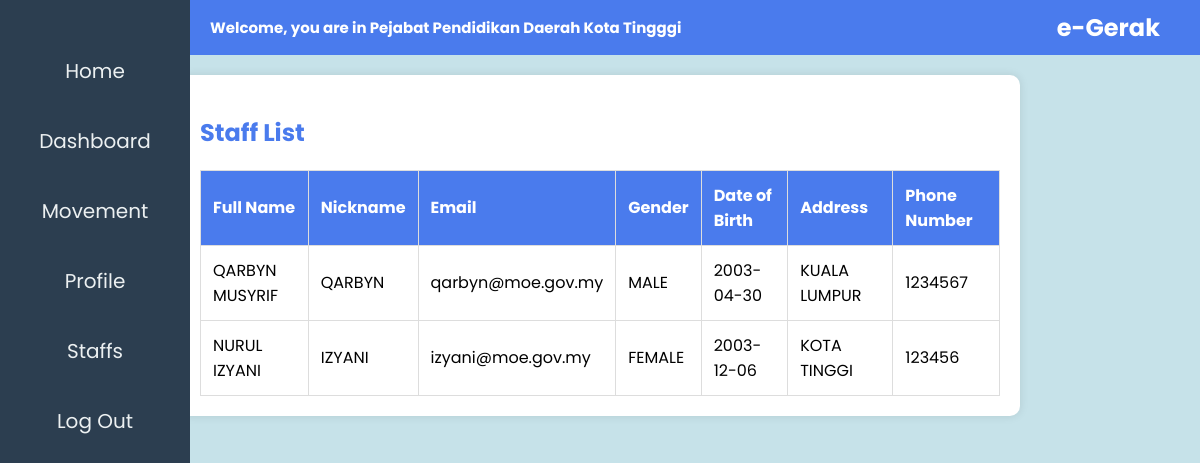
Screenshot of /staff/stafflist.php (signed in) with the database file from the repository.
### tables this page shows
CREATE TABLE `tblstaff` (
  `staff_id` int NOT NULL,
  `StaffFullName` varchar(200) DEFAULT NULL,
  `StaffNickname` varchar(150) DEFAULT NULL,
  `StaffEmail` varchar(200) DEFAULT NULL,
  `StaffPassword` varchar(300) DEFAULT NULL,
  `StaffGender` varchar(1100) DEFAULT NULL,
  `StaffDOB` varchar(100) DEFAULT NULL,
  `StaffAddress` varchar(255) DEFAULT NULL,
  `StaffPhoneNo` char(20) DEFAULT NULL,
  `StaffPicProfile` varchar(200) DEFAULT NULL
);

### staff/stafflist.php (the view, shortened to what this page needs)
<?php
include('../config.php');
$sql = "SELECT * FROM tblstaff";
$result = $conn->query($sql);
?>
<!DOCTYPE html>
<html lang="en">
<head>
    <link rel="stylesheet" href="https://cdnjs.cloudflare.com/ajax/libs/font-awesome/5.15.1/css/all.min.css" />
</head>
<body>
    <?php include('includestaff\staffheader.php'); ?>
    <?php include('includestaff/leftnavbar.php'); ?>
    <main>
        <h2>Staff List</h2>
        <table>
            <thead>
                <tr>
                    <th>Full Name</th>
                    <th>Nickname</th>
                    <th>Email</th>
                    <th>Gender</th>
                    <th>Date of Birth</th>
                    <th>Address</th>
                    <th>Phone Number</th>
                </tr>
            </thead>
            <tbody>
                <?php
                while ($row = $result->fetch_assoc()) {
                    echo "<tr>";
                    echo "<td>" . (isset($row['StaffFullName']) ? $row['StaffFullName'] : '') . "</td>";
                    echo "<td>" . (isset($row['StaffNickname']) ? $row['StaffNickname'] : '') . "</td>";
                    echo "<td>" . (isset($row['StaffEmail']) ? $row['StaffEmail'] : '') . "</td>";
                    echo "<td>" . (isset($row['StaffGender']) ? $row['StaffGender'] : '') . "</td>";
                    echo "<td>" . (isset($row['StaffDOB']) ? $row['StaffDOB'] : '') . "</td>";
                    echo "<td>" . (isset($row['StaffAddress']) ? $row['StaffAddress'] : '') . "</td>";
                    echo "<td>" . (isset($row['StaffPhoneNo']) ? $row['StaffPhoneNo'] : '') . "</td>";
                    echo "</tr>";
                }
                ?>
            </tbody>
        </table>
    </main>
</body>
</html>

### staff/includestaff/staffheader.php (shortened to what this page needs)
<!DOCTYPE html>
<html lang="en">
<head>
</head>
<body>
    <div class="header">
        <p>Welcome, you are in Pejabat Pendidikan Daerah Kota Tingggi</p>
        <h2>e-Gerak</h2>
    </div>
</body>
</html>

### staff/includestaff/leftnavbar.php (shortened to what this page needs)
<nav class="left-navbar">
    <ul>
        <li><a href="../index.php">Home</li>
        <li><a href="staffdashboard.php">Dashboard</li>
        <li><a href="staffmovement.php">Movement</a></li>
        <li><a href="staffprofile.php">Profile</a></li>
        <li><a href="stafflist.php">Staffs</a></li>
        <li><a href="../logout.php">Log Out</a></li>
    </ul>
</nav>

### staff/stafflist.php (style rules this page uses)
body { background-color: #c6e2e9; margin: 0; padding: 0; font-family: "Poppins", sans-serif; }
main { max-width: 800px; margin: 20px auto; padding: 20px; background-color: #fff; border-radius: 10px; box-shadow: 0 0 10px rgba(0, 0, 0, 0.1); }
h2 { color: #4a7bed; }
table { width: 100%; border-collapse: collapse; margin-top: 20px; }
th, td { padding: 12px; text-align: left; border: 1px solid #ddd; }
th { background-color: #4a7bed; color: #fff; }

### staff/includestaff/staffheader.php (style rules this page uses)
body { margin: 0; padding: 0; font-family: "Poppins", sans-serif; }
.header { background-color: #4a7bed; color: #fff; padding: 10px; display: flex; justify-content: space-between; align-items: center; }
.header h2 { margin: 0; color: #fff; margin-right: 30px; }
.header p { margin: 0; font-weight: bold; font-size: 15px; color: #fff; margin-left: 200px; }

### staff/includestaff/leftnavbar.php (style rules this page uses)
.left-navbar { background-color: #2c3e50; height: 100vh; width: 190px; position: fixed; top: 0; left: 0; overflow-x: hidden; padding-top: 20px; font-family: "Poppins", sans-serif; }
.left-navbar ul { list-style-type: none; padding: 0; }
.left-navbar li { padding: 20px; text-align: center; color: #ecf0f1; font-family: "Poppins", sans-serif; transition: background-color 0.7s ease-in-out, color 0.7s ease-in-out; }
.left-navbar a { text-decoration: none; color: #ecf0f1; font-size: 20px; font-family: "Poppins", sans-serif; display: block; position: relative; }

### rows the page displays
tblstaff: StaffFullName "QARBYN MUSYRIF", StaffNickname "QARBYN", StaffEmail "qarbyn@moe.gov.my", StaffGender "MALE", StaffDOB "2003-04-30", StaffAddress "KUALA LUMPUR", StaffPhoneNo "1234567"
tblstaff: StaffFullName "NURUL IZYANI", StaffNickname "IZYANI", StaffEmail "izyani@moe.gov.my", StaffGender "FEMALE", StaffDOB "2003-12-06", StaffAddress "KOTA TINGGI", StaffPhoneNo "123456"
